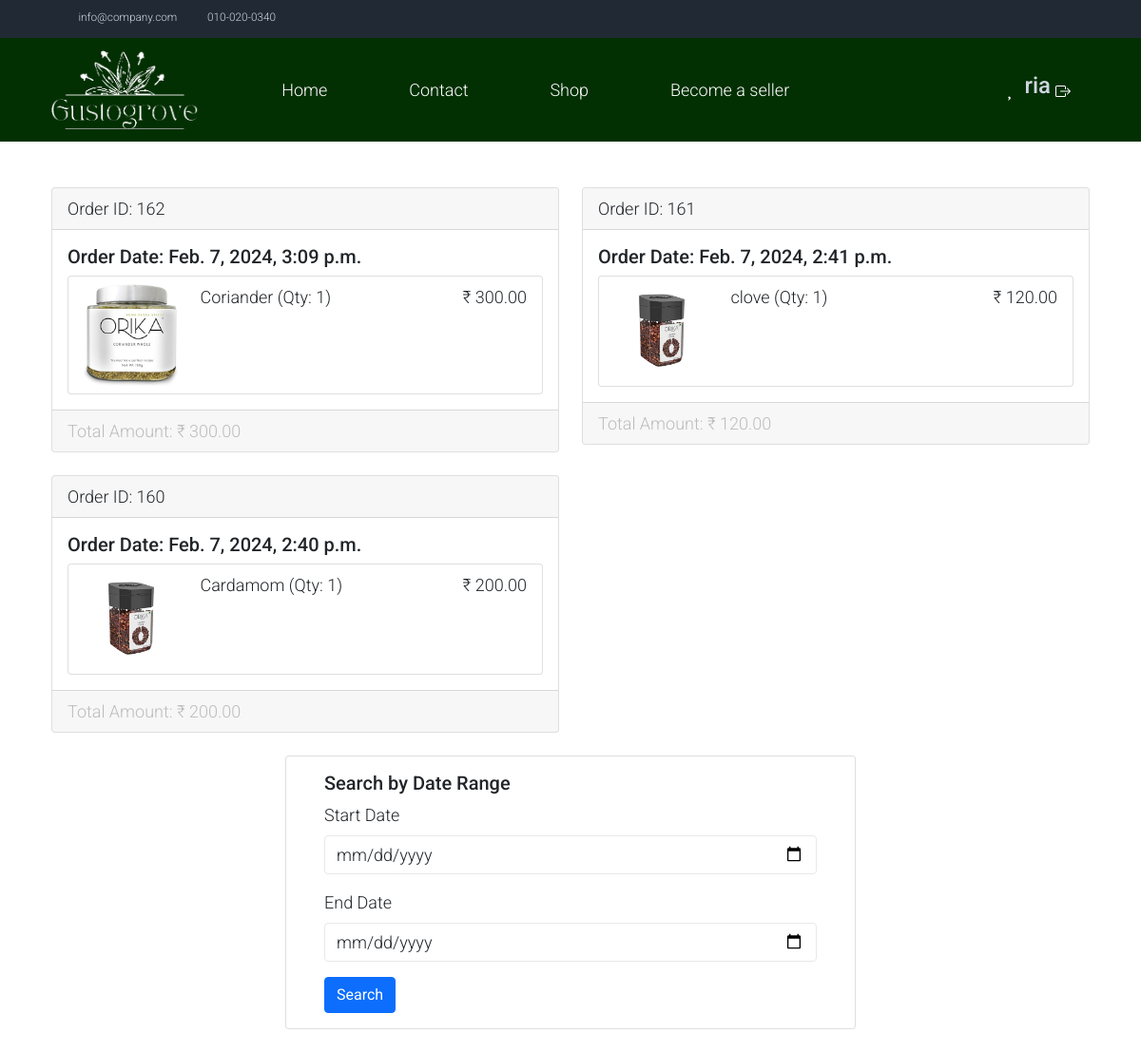
Page /my_orders/ (signed in) on the earlier database version.
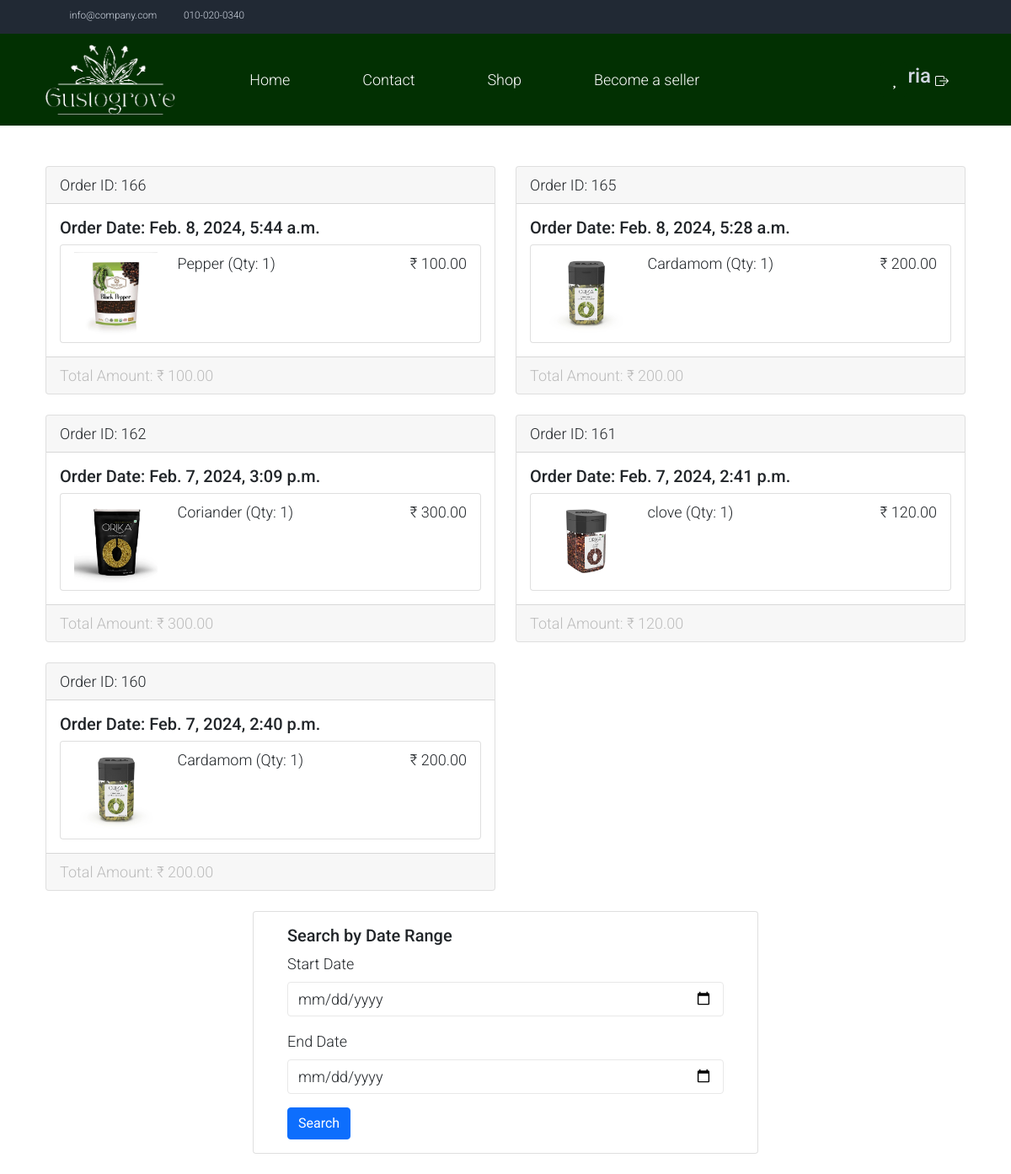
Same page on the later database version.
### userapp/models.py (models this page shows, shortened)
class CustomUser(AbstractUser):
    username = None
    USERNAME_FIELD  = 'email'
    name = models.CharField(max_length=100, default='')
    email = models.EmailField(unique=True)
    password = models.CharField(max_length=128)
    is_customer = models.BooleanField(default=False)
    is_seller = models.BooleanField(default=False)
    gstn = models.CharField(max_length=15, blank=True, null=True)  # GSTN field
    REQUIRED_FIELDS = []

### storeapp/models.py (models this page shows, shortened)
class Order(models.Model):
    class PaymentStatusChoices(models.TextChoices):
            PENDING = 'pending', 'Pending'
            SUCCESSFUL = 'successful', 'Successful'
            FAILED = 'failed', 'Failed'
    user = models.ForeignKey(CustomUser, on_delete=models.CASCADE)
    products = models.ManyToManyField(Product)
    total_price = models.DecimalField(max_digits=10, decimal_places=2)
    order_date = models.DateTimeField(auto_now_add=True,null=True)
    razorpay_order_id = models.CharField(max_length=255, default=None)
    payment_status = models.CharField(
    max_length=20, choices=PaymentStatusChoices.choices, default=PaymentStatusChoices.PENDING)

class Product(models.Model):
    product_name = models.CharField(max_length=255,null=True)
    description = models.TextField()
    image = models.ImageField(upload_to='products/', null=True, blank=True)
    quantity_value = models.PositiveIntegerField(default=100,null=True)
    quantity_prefix = models.CharField(max_length=10, choices=[('gms', 'gms'), ('kg', 'kg')], default='gms')
    stock = models.PositiveIntegerField(default=1,null=True)
    price = models.DecimalField(max_digits=10, decimal_places=2,null=True)
    date_added = models.DateField(default=timezone.now)
    brand_name = models.CharField(max_length=255, default="",null=True)
    seller = models.ForeignKey(CustomUser, on_delete=models.CASCADE, null=True, blank=True)
    batch_no=models.CharField(max_length=10,default="",null=True)
    average_rating = models.FloatField(default=0.0)
    STATUS_CHOICES = [
        ('In Stock', 'In Stock'),
        ('Out of Stock', 'Out of Stock'),
    ]
    status = models.CharField(max_length=15, choices=STATUS_CHOICES, default='In Stock')

### storeapp/views.py (the view)
# urls.py: path('my_orders/',views.my_orders,name='my_orders'),
@login_required
def my_orders(request):
    user = request.user
    start_date_str = request.GET.get('start_date')
    end_date_str = request.GET.get('end_date')
    if not start_date_str or not end_date_str:
        today = datetime.now()
        start_date = today.replace(day=1)  # First day of the current month
        end_date = today.replace(day=1, month=today.month + 1)  # First day of the next month
        start_date_str = start_date.strftime('%Y-%m-%d')
        end_date_str = end_date.strftime('%Y-%m-%d')
    else:
        start_date = datetime.strptime(start_date_str, '%Y-%m-%d')
        end_date = datetime.strptime(end_date_str, '%Y-%m-%d')
    orders = Order.objects.filter(user=user, order_date__range=(start_date, end_date)).order_by('-order_date')
    context = {
        'orders': orders,
        'start_date': start_date_str,
        'end_date': end_date_str,
    }
    if not orders:
        context['no_orders_message'] = 'No orders found for the selected date range.'
    return render(request, 'my_orders.html', context)

### template/my_orders.html (shortened to what this page needs)
{% load static %}
<!DOCTYPE html>
<html lang="en">
<head>
    <link rel="stylesheet" href="https://maxcdn.bootstrapcdn.com/bootstrap/4.5.2/css/bootstrap.min.css">
<link rel="stylesheet" href="https://cdn.jsdelivr.net/npm/bootstrap@5.2.3/dist/css/bootstrap.min.css">
    <link rel="stylesheet" href="{% static 'css/bootstrap.min.css' %}">
    <link rel="stylesheet" href="{% static 'css/templatemo.css' %}">
    <link rel="stylesheet" href="{% static '/css/custom.css' %}">
    <link rel="stylesheet" href="{% static 'css/fontawesome.min.css' %}">
</head>
<body>
    <nav class="navbar navbar-expand-lg bg-dark navbar-light d-none d-lg-block" id="templatemo_nav_top">
        <div class="container text-light">
            <div class="w-100 d-flex justify-content-between">
                <div>
                    <i class="fa fa-envelope mx-2"></i>
                    <a class="navbar-sm-brand text-light text-decoration-none" href="mailto:info@company.com">info@company.com</a>
                    <i class="fa fa-phone mx-2"></i>
                    <a class="navbar-sm-brand text-light text-decoration-none" href="tel:010-020-0340">010-020-0340</a>
                </div>
                <div>
                    <a class="text-light" href="https://fb.com/templatemo" target="_blank" rel="sponsored"><i class="fab fa-facebook-f fa-sm fa-fw me-2"></i></a>
                    <a class="text-light" href="https://www.instagram.com/" target="_blank"><i class="fab fa-instagram fa-sm fa-fw me-2"></i></a>
                    <a class="text-light" href="https://twitter.com/" target="_blank"><i class="fab fa-twitter fa-sm fa-fw me-2"></i></a>
                    <a class="text-light" href="https://www.linkedin.com/" target="_blank"><i class="fab fa-linkedin fa-sm fa-fw"></i></a>
                </div>
            </div>
        </div>
    </nav>
    <nav class="navbar navbar-expand-lg ">
        <div class="container d-flex justify-content-between align-items-center">
            <div class="logo">
                <a class="navbar-brand" href="{% url "index" %}">
                    <img src="{% static 'img/gusto (2).png' %}" alt="Site Logo" class="img-fluid w-auto h-100" style="max-height: 100px;">
                </a>
            </div>
            <div class="align-self-center collapse navbar-collapse flex-fill  d-lg-flex justify-content-lg-between" id="templatemo_main_nav">
                <div class="flex-fill">
                    <ul class="nav navbar-nav d-flex justify-content-between mx-lg-auto">
                        <li class="nav-item">
                            <a class="nav-link" href="{% url 'index' %}">Home</a>
                        </li>
                        <li class="nav-item">
                            <a class="nav-link" href="{% url 'contact' %}">Contact</a>
                        </li>
                        <li class="nav-item">
                            <a class="nav-link" href="{% url 'shop' %}">Shop</a>
                        </li>
                        <li class="nav-item">
                            <a class="nav-link" href="{% url 'seller_index' %}">Become a seller</a>
                        </li>
                    </ul>
                </div>
                <div class="navbar align-self-center d-flex">
                    <a class="nav-icon d-none d-lg-inline" href="#" data-bs-toggle="modal" data-bs-target="#templatemo_search">
                        <i class="fa fa-fw fa-search text-light mr-2"></i>
                    </a>
                    <a class="nav-icon position-relative text-decoration-none" href="{% url 'cart' %}">
                        <i class="fa fa-fw fa-cart-arrow-down text-light mr-1"></i>
                    </a>
                    <a class="nav-icon position-relative text-decoration-none dropdown" href="#" data-bs-toggle="dropdown">
                        <i class="fa fa-fw fa-user text-light mr-1"></i>
                    </a>
                    <a href="{% url 'wishlist' %}" class="btn btn-success">
                        <i class="fas fa-heart"></i>
                    </a>
                    {% if user.is_authenticated %}
                    <h4 class=" text-light" >{{user.name}}<h4>
                        <div style="margin-left: 5px;" class="mt-2">
                            <a class="nav-icon position-relative text-decoration-none" href="{% url 'logout' %}" data-bs-toggle="tooltip" data-bs-placement="bottom" title="Logout">
                            </a>
                    {% endif %}
                        </div>
                </div>
            </div>
        </div>
    </nav>
    <div class="container mt-5">
        {% if no_orders_message %}
        <div class="alert alert-danger" role="alert">
            {{ no_orders_message }}
        </div>
        {% else %}
            <div class="row">
                {% for order in orders %}
                <div class="col-md-6 mb-4">
                    <div class="card">
                        <div class="card-header">
                            Order ID: {{ order.id }}
                        </div>
                        <div class="card-body">
                            <h5 class="card-title">Order Date: {{ order.order_date }}</h5>
                            <ul class="list-group">
                                {% for product in order.products.all %}
                                <li class="list-group-item">
                                    <div class="row">
                                        <div class="col-md-3">
                                            <img src="{{ MEDIA_URL }}{{ product.image.url }}" alt="{{ product.product_name }}" class="img-fluid">
                                        </div>
                                        <div class="col-md-5">
                                            {{ product.product_name }} (Qty: 1)
                                        </div>
                                        <div class="col-md-4 text-right">
                                            ₹ {{ product.price }}
                                        </div>
                                    </div>
                                </li>
                                {% endfor %}
                            </ul>
                        </div>
                        <div class="card-footer text-muted">
                            Total Amount: ₹ {{ order.total_price }}
                        </div>
                    </div>
                </div>
                {% endfor %}
            </div>
        </div>
        {% endif %}
    <div class="container card mb-4" style="max-width: 600px;">
        <div class="card-body">
            <h5 class="card-title">Search by Date Range</h5>
            <form method="GET" action="">
                <div class="form-group">
                    <label for="start_date">Start Date</label>
                    <input type="date" class="form-control" id="start_date" name="start_date">
                </div>
                <div class="form-group">
                    <label for="end_date">End Date</label>
                    <input type="date" class="form-control" id="end_date" name="end_date">
                </div>
                <button type="submit" class="btn btn-primary">Search</button>
            </form>
        </div>
    </div>
</body>
</html>

### static/css/templatemo.css (style rules this page uses)
body, ul, li, p, a, label, input, div { font-family: 'Roboto', sans-serif; font-size: 18px !important; font-weight: 300 !important; }
.logo { font-weight: 500 !important; }
.text-muted { color: #bcbcbc !important; }
.text-light { color: #cfd6e1 !important; }
.bg-dark { background-color: #212934 !important; }
.btn-success { background-color: rgb(2, 48, 2)!important; border-color:rgb(2, 48, 2) !important; }
.navbar { background-color: rgb(2, 48, 2); }
#templatemo_nav_top { min-height: 40px; }
#templatemo_nav_top * { font-size: .9em !important; }
#templatemo_main_nav a { color: #fff; }
#templatemo_main_nav .navbar .nav-icon { margin-right: 20px; }
.fa-search { color: white; }
.form-control { border: 1px solid #e8e8e8; }
@media (min-width: 768px) { #templatemo_main_nav .navbar-nav { max-width: 450px; } }
@media (min-width: 992px) { #templatemo_main_nav .navbar-nav { max-width: 550px; } }
.nav-icon { position: relative; display: inline-block; }

Differences in the rows shown:
added Order: id "166", order_date "Feb. 8, 2024, 5:44 a.m.", total_price "100.00"
now on this page (row edited): Product: image (picture), product_name "Pepper", price "100.00", shown under "166"
added Order: id "165", order_date "Feb. 8, 2024, 5:28 a.m.", total_price "200.00", Product (image (picture), product_name "Cardamom", price "200.00")
changed Product "Cardamom": image: a different picture
changed Product "Coriander": image: a different picture
